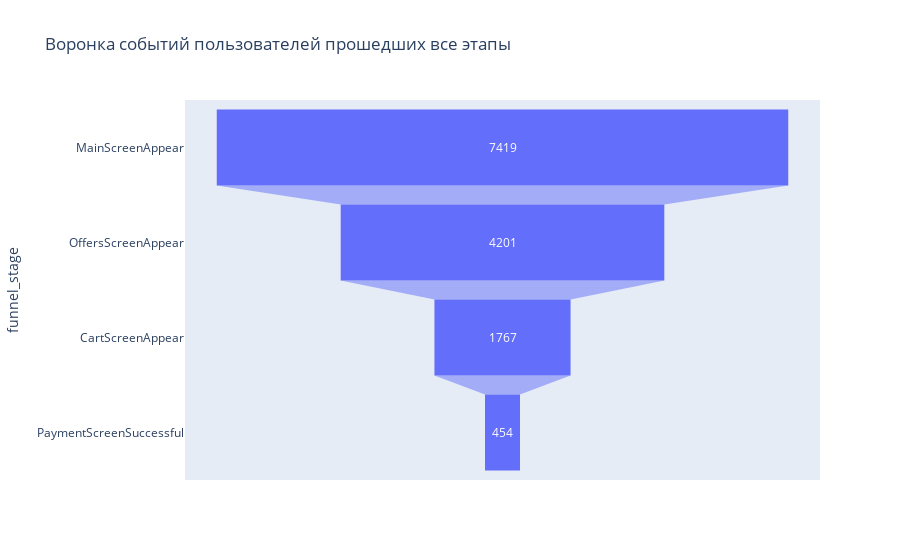

Notebook source saved alongside this figure:
### Code cell
temp = (
    {'funnel_stage':list(clear_data['event_name'].unique())
     , 'users_cnt': [step_1.sum(), step_2.sum(), step_3.sum(), step_4.sum()]}
)
events_funnel = pd.DataFrame(data=temp)
events_funnel['CR'] = round(events_funnel['users_cnt']/step_1.sum()*100, 2)
display(events_funnel)
f2 = px.funnel(events_funnel, y='funnel_stage', x='users_cnt', title='Воронка событий пользователей прошедших все этапы')
f2.show()

### Figure 1 — Plotly figure (JSON) as saved in the notebook; plotly's stock layout.template omitted (floating-point values rounded to 4 significant figures)
{"data": [{"hovertemplate": "users_cnt=%{x}<br>funnel_stage=%{y}<extra></extra>", "legendgroup": "", "marker": {"color": "#636efa"}, "name": "", "orientation": "h", "showlegend": false, "type": "funnel", "x": [7419, 4201, 1767, 454], "xaxis": "x", "y": ["MainScreenAppear", "OffersScreenAppear", "CartScreenAppear", "PaymentScreenSuccessful"], "yaxis": "y"}], "layout": {"legend": {"tracegroupgap": 0}, "title": {"text": "Воронка событий пользователей прошедших все этапы"}, "xaxis": {"anchor": "y", "domain": [0, 1], "title": {"text": "users_cnt"}}, "yaxis": {"anchor": "x", "domain": [0, 1], "title": {"text": "funnel_stage"}}}}
